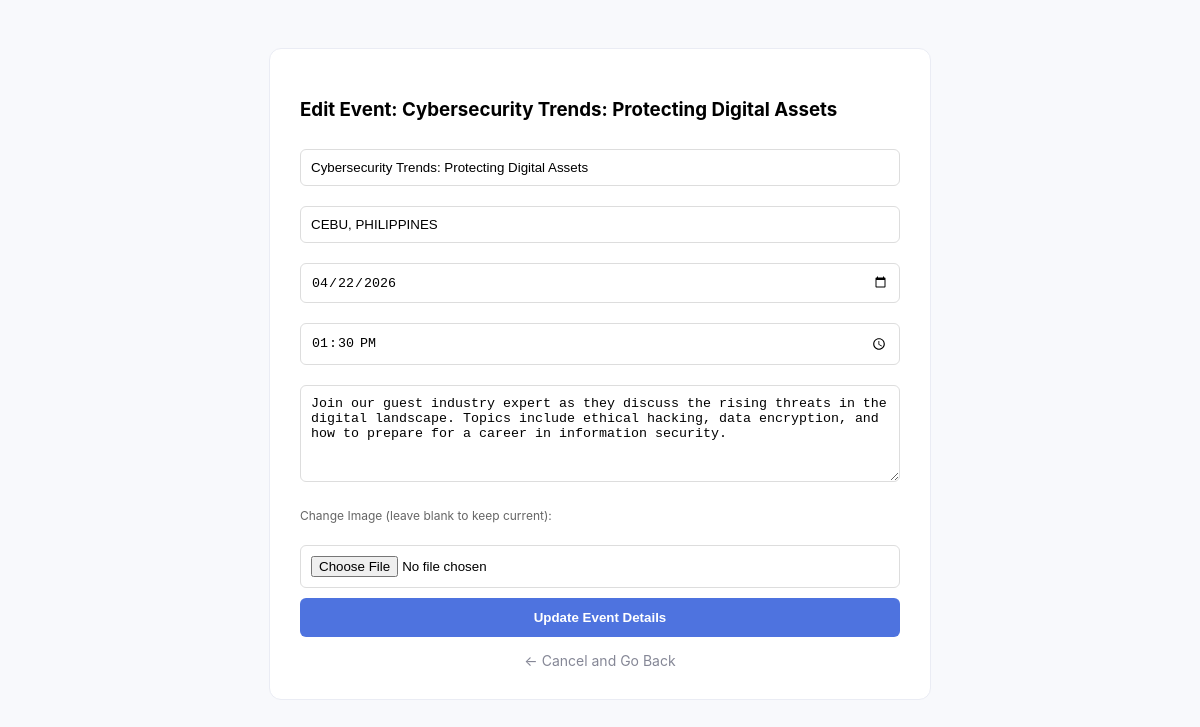
The page /edit_event.php?id=4 (signed in) on the database its author committed.
### tables this page shows
CREATE TABLE `events` (
  `id` int(11) NOT NULL,
  `title` varchar(200) NOT NULL,
  `description` text DEFAULT NULL,
  `event_date` date NOT NULL,
  `event_time` time NOT NULL,
  `location` varchar(255) DEFAULT NULL,
  `status` enum('upcoming','completed','cancelled') DEFAULT 'upcoming',
  `created_at` timestamp NOT NULL DEFAULT current_timestamp(),
  `image` varchar(255) DEFAULT 'default_event.jpg'
);

### edit_event.php (the view, shortened to what this page needs)
<?php
include 'db.php';
$id = intval($_GET['id']);
$event = $conn->query("SELECT * FROM events WHERE id = $id")->fetch_assoc();
?>
<!DOCTYPE html>
<html lang="en">
<head>
</head>
<body>
<div class="card">
    <h3>Edit Event: <?php echo htmlspecialchars($event['title']); ?></h3>
    <form method="POST" enctype="multipart/form-data">
        <input type="text" name="title" value="<?php echo htmlspecialchars($event['title']); ?>" required>
        <input type="text" name="location" value="<?php echo htmlspecialchars($event['location']); ?>" required>
        <input type="date" name="event_date" value="<?php echo $event['event_date']; ?>" required>
        <input type="time" name="event_time" value="<?php echo $event['event_time']; ?>" required>
        <textarea name="description" rows="5" required><?php echo htmlspecialchars($event['description']); ?></textarea>
        <p style="font-size: 12px; color: #666;">Change Image (leave blank to keep current):</p>
        <input type="file" name="event_image" accept="image/*">
        <button type="submit" name="update_event" class="btn">Update Event Details</button>
    </form>
    <a href="admin_dashboard.php" class="back-link">← Cancel and Go Back</a>
</div>
</body>
</html>

### edit_event.php (style rules this page uses)
body { font-family: 'Inter', sans-serif; background: #f8f9fc; padding: 40px; }
.card { background: white; padding: 30px; border-radius: 12px; max-width: 600px; margin: auto; border: 1px solid #eaecf4; }
input, textarea { width: 100%; padding: 10px; margin: 10px 0; border: 1px solid #ddd; border-radius: 6px; box-sizing: border-box; }
.btn { background: #4e73df; color: white; border: none; padding: 12px 20px; border-radius: 6px; cursor: pointer; width: 100%; font-weight: 600; }
.back-link { display: block; text-align: center; margin-top: 15px; color: #858796; text-decoration: none; font-size: 14px; }

### rows shown on the page
events: title "Cybersecurity Trends: Protecting Digital Assets", location "CEBU, PHILIPPINES", event_date "04/22/2026", event_time "13:30:00", description "Join our guest industry expert as they discuss the rising threats in the digital landscape. Topics include ethical hacking, data encryption, and how to prepare for a career in information security."
